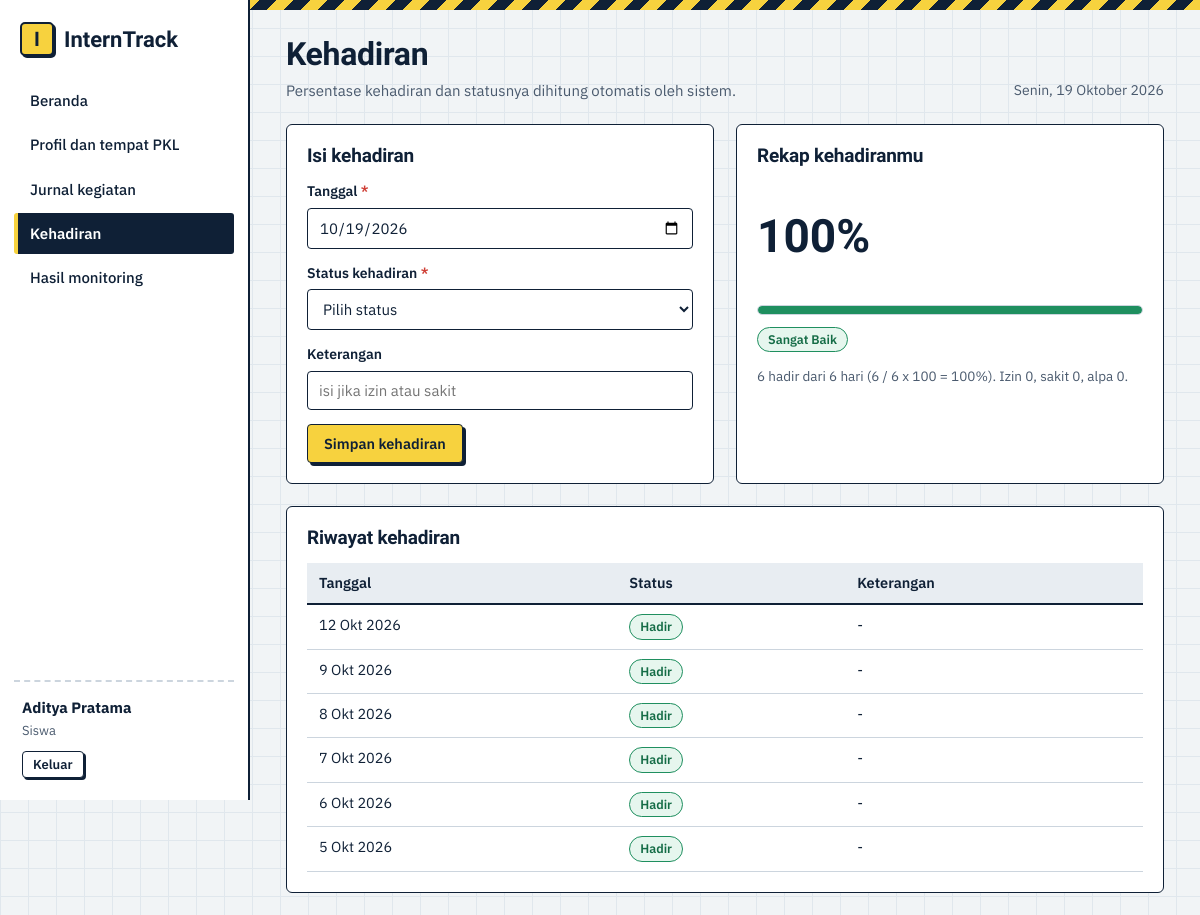
Screenshot of /siswa/absensi.php (signed in) with the database file from the repository.
### tables this page shows
CREATE TABLE penempatan (
  id INT UNSIGNED NOT NULL AUTO_INCREMENT,
  siswa_id INT UNSIGNED NOT NULL,
  perusahaan_id INT UNSIGNED NOT NULL,
  pembimbing_id INT UNSIGNED NOT NULL,
  tanggal_mulai DATE NOT NULL,
  tanggal_selesai DATE NOT NULL,
  status ENUM('Belum Mulai','Aktif','Selesai') NOT NULL DEFAULT 'Belum Mulai',
  PRIMARY KEY (id),
  UNIQUE KEY uq_penempatan_siswa (siswa_id),
  CONSTRAINT fk_pn_siswa FOREIGN KEY (siswa_id) REFERENCES siswa(id) ON DELETE CASCADE ON UPDATE CASCADE,
  CONSTRAINT fk_pn_perusahaan FOREIGN KEY (perusahaan_id) REFERENCES perusahaan(id) ON DELETE RESTRICT ON UPDATE CASCADE,
  CONSTRAINT fk_pn_pembimbing FOREIGN KEY (pembimbing_id) REFERENCES pembimbing(id) ON DELETE RESTRICT ON UPDATE CASCADE
);

CREATE TABLE siswa (
  id INT UNSIGNED NOT NULL AUTO_INCREMENT,
  user_id INT UNSIGNED NOT NULL,
  nis VARCHAR(20) NOT NULL,
  nama VARCHAR(100) NOT NULL,
  kelas VARCHAR(20) NOT NULL,
  jurusan VARCHAR(60) NOT NULL,
  no_hp VARCHAR(20) NULL,
  PRIMARY KEY (id),
  UNIQUE KEY uq_siswa_nis (nis),
  UNIQUE KEY uq_siswa_user (user_id),
  CONSTRAINT fk_siswa_user FOREIGN KEY (user_id) REFERENCES users(id) ON DELETE CASCADE ON UPDATE CASCADE
);

CREATE TABLE absensi (
  id INT UNSIGNED NOT NULL AUTO_INCREMENT,
  siswa_id INT UNSIGNED NOT NULL,
  tanggal DATE NOT NULL,
  status ENUM('Hadir','Izin','Sakit','Alpa') NOT NULL,
  keterangan VARCHAR(200) NULL,
  PRIMARY KEY (id),
  UNIQUE KEY uq_absensi_harian (siswa_id, tanggal),
  CONSTRAINT fk_absensi_siswa FOREIGN KEY (siswa_id) REFERENCES siswa(id) ON DELETE CASCADE ON UPDATE CASCADE
);

### config/db.php (called while the page is built, shortened)
<?php
function db(): PDO
{
    static $pdo = null;
    if ($pdo === null) {
        try {
            $pdo = new PDO(
                'mysql:host=' . DB_HOST . ';dbname=' . DB_NAME . ';charset=utf8mb4',
                DB_USER,
                DB_PASS,
                [PDO::ATTR_ERRMODE => PDO::ERRMODE_EXCEPTION, PDO::ATTR_DEFAULT_FETCH_MODE => PDO::FETCH_ASSOC]
            );
        } catch (PDOException $ex) {
            die('Koneksi database gagal. Pastikan MySQL menyala dan database "interntrack" sudah diimpor. Detail: ' . htmlspecialchars($ex->getMessage()));
        }
    }
    return $pdo;
}

### siswa/absensi.php (the view, shortened to what this page needs)
<?php
require_once __DIR__ . '/../config/helpers.php';
$pdo = db();
$me = siswa_saya();
$err = []; $in = ['tanggal' => date('Y-m-d'), 'status' => '', 'keterangan' => ''];
$statusList = ['Hadir' => 'Hadir', 'Izin' => 'Izin', 'Sakit' => 'Sakit', 'Alpa' => 'Alpa'];
$rk = rekap_kehadiran('WHERE s.id = ?', [$me['id']])[0];
$st = $pdo->prepare('SELECT * FROM absensi WHERE siswa_id=? ORDER BY tanggal DESC'); $st->execute([$me['id']]); $rows = $st->fetchAll();
layout_start('Kehadiran', 'absensi', 'Persentase kehadiran dan statusnya dihitung otomatis oleh sistem.');
?>
<div class="grid2">
<form class="card" method="post" novalidate data-validate>
  <h2>Isi kehadiran</h2>
  <?= field('tanggal', 'Tanggal', $in['tanggal'], $err, 'date', ['required' => 'required', 'max' => date('Y-m-d')]) ?>
  <?= select_field('status', 'Status kehadiran', $statusList, $in['status'], $err, 'Pilih status') ?>
  <?= field('keterangan', 'Keterangan', $in['keterangan'], $err, 'text', ['maxlength' => 200, 'placeholder' => 'isi jika izin atau sakit']) ?>
  <button class="btn" type="submit">Simpan kehadiran</button>
</form>
<section class="card"><h2>Rekap kehadiranmu</h2>
  <?php if (!$rk['total']): ?><div class="empty">Belum ada data. Catat kehadiran pertamamu.</div><?php else: ?>
  <p class="big"><?= e($rk['persen']) ?>%</p>
  <?= bar_persen($rk['persen'], $rk['status']) ?>
  <p style="margin:12px 0"><?= badge_hadir($rk['status']) ?></p>
  <p class="note"><?= $rk['hadir'] ?> hadir dari <?= $rk['total'] ?> hari (<?= $rk['hadir'] ?> / <?= $rk['total'] ?> x 100 = <?= e($rk['persen']) ?>%). Izin <?= $rk['izin'] ?>, sakit <?= $rk['sakit'] ?>, alpa <?= $rk['alpa'] ?>.</p><?php endif; ?></section>
</div>
<section class="card"><h2>Riwayat kehadiran</h2>
<?php if (!$rows): ?><div class="empty">Belum ada riwayat.</div><?php else: ?>
<div class="tablewrap"><table class="tbl"><thead><tr><th>Tanggal</th><th>Status</th><th>Keterangan</th></tr></thead><tbody>
<?php foreach ($rows as $r): ?><tr><td><?= tgl($r['tanggal']) ?></td><td><?= badge_abs($r['status']) ?></td><td><?= e($r['keterangan'] ?: '-') ?></td></tr><?php endforeach; ?></tbody></table></div>
<?php endif; ?></section>
<?php layout_end();

### config/helpers.php (shortened to what this page needs)
<?php
require_once __DIR__ . '/db.php';
function e($v): string { return htmlspecialchars((string) $v, ENT_QUOTES, 'UTF-8'); }
function url(string $p = ''): string { return BASE . '/' . ltrim($p, '/'); }
function user(): ?array { return $_SESSION['user'] ?? null; }
function home_for(string $role): string { return $role === 'siswa' ? 'siswa/index.php' : 'admin/index.php'; }
function tgl($d): string
{
    $b = ['', 'Jan', 'Feb', 'Mar', 'Apr', 'Mei', 'Jun', 'Jul', 'Agu', 'Sep', 'Okt', 'Nov', 'Des'];
    $t = strtotime($d);
    return date('j', $t) . ' ' . $b[(int) date('n', $t)] . ' ' . date('Y', $t);
}
function hari_ini_panjang(): string
{
    $h = ['Minggu', 'Senin', 'Selasa', 'Rabu', 'Kamis', 'Jumat', 'Sabtu'];
    $b = ['', 'Januari', 'Februari', 'Maret', 'April', 'Mei', 'Juni', 'Juli', 'Agustus', 'September', 'Oktober', 'November', 'Desember'];
    return $h[(int) date('w')] . ', ' . date('j') . ' ' . $b[(int) date('n')] . ' ' . date('Y');
}
function persen_hadir(int $hadir, int $total): float
{
    return $total > 0 ? round($hadir / $total * 100, 1) : 0.0;
}
function status_kehadiran(float $persen): string
{
    if ($persen >= 90) { return 'Sangat Baik'; }
    return 'Perlu Pembinaan';
}
function rekap_kehadiran(string $where = '', array $params = []): array
{
    $sql = "SELECT s.id, s.nis, s.nama, s.kelas, COUNT(a.id) AS total,
                   COALESCE(SUM(a.status='Hadir'),0) AS hadir, COALESCE(SUM(a.status='Izin'),0) AS izin,
                   COALESCE(SUM(a.status='Sakit'),0) AS sakit, COALESCE(SUM(a.status='Alpa'),0) AS alpa
            FROM siswa s LEFT JOIN absensi a ON a.siswa_id = s.id $where
            GROUP BY s.id, s.nis, s.nama, s.kelas ORDER BY s.nama";
    $st = db()->prepare($sql);
    $st->execute($params);
    $rows = $st->fetchAll();
    foreach ($rows as &$r) {
        $r['persen'] = persen_hadir((int) $r['hadir'], (int) $r['total']);
    }
    return $rows;
}
function siswa_saya(): array
{
    $st = db()->prepare("SELECT s.*, pn.status, pn.tanggal_mulai, pn.tanggal_selesai,
            pr.nama AS perusahaan, pr.alamat AS pr_alamat, pr.bidang AS pr_bidang, pr.kontak AS pr_kontak,
            pb.nama AS pembimbing, pb.no_hp AS pb_hp
        FROM siswa s
        LEFT JOIN penempatan pn ON pn.siswa_id = s.id
        LEFT JOIN perusahaan pr ON pr.id = pn.perusahaan_id
        LEFT JOIN pembimbing pb ON pb.id = pn.pembimbing_id
        WHERE s.user_id = ?");
    $st->execute([user()['id']]);
    $r = $st->fetch();
    return $r;
}
function badge_hadir(string $s): string
{
    $c = ['Sangat Baik' => 'sb', 'Baik' => 'baik', 'Perlu Perhatian' => 'pp', 'Perlu Pembinaan' => 'pb'];
    return '<span class="badge b-' . ($c[$s] ?? 'none') . '">' . e($s) . '</span>';
}
function badge_abs(string $s): string
{
    $c = ['Hadir' => 'sb', 'Izin' => 'aktif', 'Sakit' => 'pp', 'Alpa' => 'pb'];
    return '<span class="badge b-' . ($c[$s] ?? 'none') . '">' . e($s) . '</span>';
}
function bar_persen(float $p, string $status): string
{
    $c = ['Sangat Baik' => 'sb', 'Baik' => 'baik', 'Perlu Perhatian' => 'pp', 'Perlu Pembinaan' => 'pb'];
    return '<div class="bar"><span class="f-' . ($c[$status] ?? 'none') . '" data-w="' . min(100, $p) . '"></span></div>';
}
function opt_list(array $pairs, $selected = '', string $placeholder = ''): string
{
    $h = $placeholder !== '' ? '<option value="">' . e($placeholder) . '</option>' : '';
    foreach ($pairs as $v => $l) {
        $h .= '<option value="' . e($v) . '"' . ((string) $v === (string) $selected ? ' selected' : '') . '>' . e($l) . '</option>';
    }
    return $h;
}
function field(string $name, string $label, $val = '', array $err = [], string $type = 'text', array $attr = []): string
{
    $a = '';
    foreach ($attr as $k => $v) { $a .= ' ' . $k . '="' . e($v) . '"'; }
    $req = isset($attr['required']) ? ' <abbr title="wajib diisi">*</abbr>' : '';
    return '<div class="field' . (isset($err[$name]) ? ' err' : '') . '"><label for="' . $name . '">' . e($label) . $req . '</label>'
        . '<input id="' . $name . '" name="' . $name . '" type="' . $type . '" value="' . e($val) . '" data-label="' . e($label) . '"' . $a . '>'
        . (isset($err[$name]) ? '<div class="msg-err">' . e($err[$name]) . '</div>' : '') . '</div>';
}
function select_field(string $name, string $label, array $pairs, $sel = '', array $err = [], string $placeholder = 'Pilih...', bool $required = true): string
{
    $req = $required ? ' <abbr title="wajib dipilih">*</abbr>' : '';
    return '<div class="field' . (isset($err[$name]) ? ' err' : '') . '"><label for="' . $name . '">' . e($label) . $req . '</label>'
        . '<select id="' . $name . '" name="' . $name . '" data-label="' . e($label) . '"' . ($required ? ' required' : '') . '>' . opt_list($pairs, $sel, $placeholder) . '</select>'
        . (isset($err[$name]) ? '<div class="msg-err">' . e($err[$name]) . '</div>' : '') . '</div>';
}
function layout_start(string $title, string $active = '', string $sub = ''): void
{
    $u = user();
    $roleLabel = ['admin' => 'Admin', 'pembimbing' => 'Guru pembimbing', 'siswa' => 'Siswa'][$u['role']] ?? '';
    if ($u['role'] === 'siswa') {
        $nav = [['Beranda', 'siswa/index.php', 'beranda'], ['Profil dan tempat PKL', 'siswa/profil.php', 'profil'],
            ['Jurnal kegiatan', 'siswa/jurnal.php', 'jurnal'], ['Kehadiran', 'siswa/absensi.php', 'absensi'],
            ['Hasil monitoring', 'siswa/monitoring.php', 'monitoring']];
    }
    ?><!DOCTYPE html>
<html lang="id">
<head>
<link rel="stylesheet" href="<?= url('assets/css/style.css') ?>">
</head>
<body>
<div class="app">
  <aside class="side">
    <a class="brand" href="<?= url(home_for($u['role'])) ?>"><span class="mark">I</span><span>InternTrack</span></a>
    <nav class="nav">
      <?php foreach ($nav as $n): ?>
        <a href="<?= url($n[1]) ?>"<?= $n[2] === $active ? ' class="on"' : '' ?>><?= e($n[0]) ?></a>
      <?php endforeach; ?>
    </nav>
    <div class="who">
      <strong><?= e($u['nama']) ?></strong>
      <span><?= e($roleLabel) ?></span>
      <a class="btn sm ghost" href="<?= url('auth/logout.php') ?>">Keluar</a>
    </div>
  </aside>
  <main class="main">
    <div class="stripe"></div>
    <header class="pagehead">
      <div>
        <h1><?= e($title) ?></h1>
        <?php if ($sub !== ''): ?><p class="sub"><?= e($sub) ?></p><?php endif; ?>
      </div>
      <div class="today no-print"><?= e(hari_ini_panjang()) ?></div>
    </header>
<?php
}
function layout_end(): void
{
    ?>
  </main>
</div>
</body>
</html>
<?php
}

### assets/css/style.css (style rules this page uses)
:root { --paper:#f1f4f6; --grid:#e0e7ed; --ink:#0f2036; --ink2:#4a5a6e; --hv:#f7d23e; --blue:#2b59e0; --ok:#1f8f5f; --warn:#d9770d; --bad:#cf3f36; --line:#ccd5de; --soft:#e8edf2; --f-head:'Bricolage Grotesque','Segoe UI',system-ui,sans-serif; --f-body:'IBM Plex Sans','Segoe UI',system-ui,sans-serif; }
* { box-sizing:border-box }
html { scroll-padding-top:16px }
body { margin:0;font:15px/1.55 var(--f-body);color:var(--ink);background-color:var(--paper); background-image:linear-gradient(var(--grid) 1px,transparent 1px),linear-gradient(90deg,var(--grid) 1px,transparent 1px); background-size:28px 28px }
h1,h2,h3 { font-family:var(--f-head);margin:0;line-height:1.15;letter-spacing:-.01em }
h1 { font-size:32px;font-weight:800 }
h2 { font-size:19px;font-weight:700 }
a { color:var(--blue) }
abbr { text-decoration:none;color:var(--bad) }
.stripe { height:10px;background:repeating-linear-gradient(-45deg,var(--hv) 0 12px,var(--ink) 12px 24px) }
.app { display:grid;grid-template-columns:250px 1fr;min-height:100vh }
.side { background:#fff;border-right:2px solid var(--ink);display:flex;flex-direction:column;padding:22px 14px;position:sticky;top:0;height:100vh }
.brand { display:flex;align-items:center;gap:10px;font:800 22px var(--f-head);color:var(--ink);text-decoration:none;margin:0 6px 24px }
.mark { display:inline-grid;place-items:center;width:34px;height:34px;background:var(--hv);border:2px solid var(--ink);border-radius:5px;box-shadow:2px 2px 0 var(--ink);font-size:20px }
.nav { display:flex;flex-direction:column;gap:3px;overflow:auto }
.nav a { padding:9px 12px;border-left:4px solid transparent;border-radius:3px;color:var(--ink);text-decoration:none;font-weight:500 }
.nav a.on { background:var(--ink);color:#fff;border-left-color:var(--hv);font-weight:600 }
.who { margin-top:auto;padding:14px 8px 0;border-top:2px dashed var(--line);display:flex;flex-direction:column;gap:2px;align-items:flex-start }
.who span { color:var(--ink2);font-size:13px;margin-bottom:8px }
.main { min-width:0 }
.main>*:not(.stripe) { margin-left:36px;margin-right:36px }
.pagehead { display:flex;justify-content:space-between;align-items:flex-end;gap:16px;margin-top:26px;margin-bottom:22px }
.sub { margin:6px 0 0;color:var(--ink2);max-width:62ch }
.today { color:var(--ink2);font-size:14px;white-space:nowrap }
.card { background:#fff;border:1.5px solid var(--ink);border-radius:6px;padding:20px;margin-bottom:22px }
.card>h2 { margin-bottom:14px }
.grid2 { display:grid;grid-template-columns:1fr 1fr;gap:22px }
.btn { display:inline-flex;align-items:center;justify-content:center;gap:6px;padding:9px 16px;border:1.5px solid var(--ink);border-radius:4px;background:var(--hv);color:var(--ink); font:600 14.5px var(--f-body);cursor:pointer;text-decoration:none;box-shadow:3px 3px 0 var(--ink);transition:transform .08s,box-shadow .08s }
.btn.ghost { background:#fff }
.btn.sm { padding:4px 10px;font-size:13px;box-shadow:2px 2px 0 var(--ink) }
.badge { display:inline-block;padding:2px 10px;border-radius:999px;border:1.5px solid;font-size:12.5px;font-weight:600;white-space:nowrap;background:#fff }
.b-sb { color:#146c46;border-color:var(--ok);background:#e6f6ee }
.bar { height:10px;background:var(--soft);border:1px solid var(--line);border-radius:99px;overflow:hidden;min-width:90px }
.bar>span { display:block;height:100%;width:0;border-radius:99px;transition:width .9s cubic-bezier(.2,.7,.2,1) }
.f-sb { background:var(--ok) }
.tablewrap { overflow-x:auto }
.tbl { width:100%;border-collapse:collapse;font-size:14.5px }
.tbl th { text-align:left;font-weight:600;background:var(--soft);padding:9px 12px;border-bottom:2px solid var(--ink);white-space:nowrap }
.tbl td { padding:9px 12px;border-bottom:1px solid var(--line);vertical-align:top }
.field { margin-bottom:14px;position:relative }
.field label { display:block;font-weight:600;font-size:14px;margin-bottom:5px }
input,select,textarea { width:100%;padding:9px 11px;border:1.5px solid var(--ink);border-radius:4px;background:#fff;font:15px var(--f-body);color:var(--ink) }
.big { font:800 46px var(--f-head);line-height:1 }
.note { color:var(--ink2);font-size:13.5px }

### rows the page displays
penempatan: siswa.nama "Aditya Pratama"
absensi: tanggal "12 Okt 2026", status "Hadir", keterangan "-"
absensi: tanggal "9 Okt 2026", status "Hadir", keterangan "-"
absensi: tanggal "8 Okt 2026", status "Hadir", keterangan "-"
absensi: tanggal "7 Okt 2026", status "Hadir", keterangan "-"
absensi: tanggal "6 Okt 2026", status "Hadir", keterangan "-"
absensi: tanggal "5 Okt 2026", status "Hadir", keterangan "-"

### other values shown
$n[0] "Beranda"
$n[0] "Profil dan tempat PKL"
$n[0] "Jurnal kegiatan"
$n[0] "Kehadiran"
$n[0] "Hasil monitoring"
$roleLabel "Siswa"
$title "Kehadiran"
$sub "Persentase kehadiran dan statusnya dihitung otomatis oleh sistem."
hari_ini_panjang() "Senin, 19 Oktober 2026"
$label "Tanggal Keterangan"
$label "Status kehadiran"
$rk['persen'] "100"
$s "Sangat Baik"
$rk['hadir'] "6"
$rk['total'] "6"
